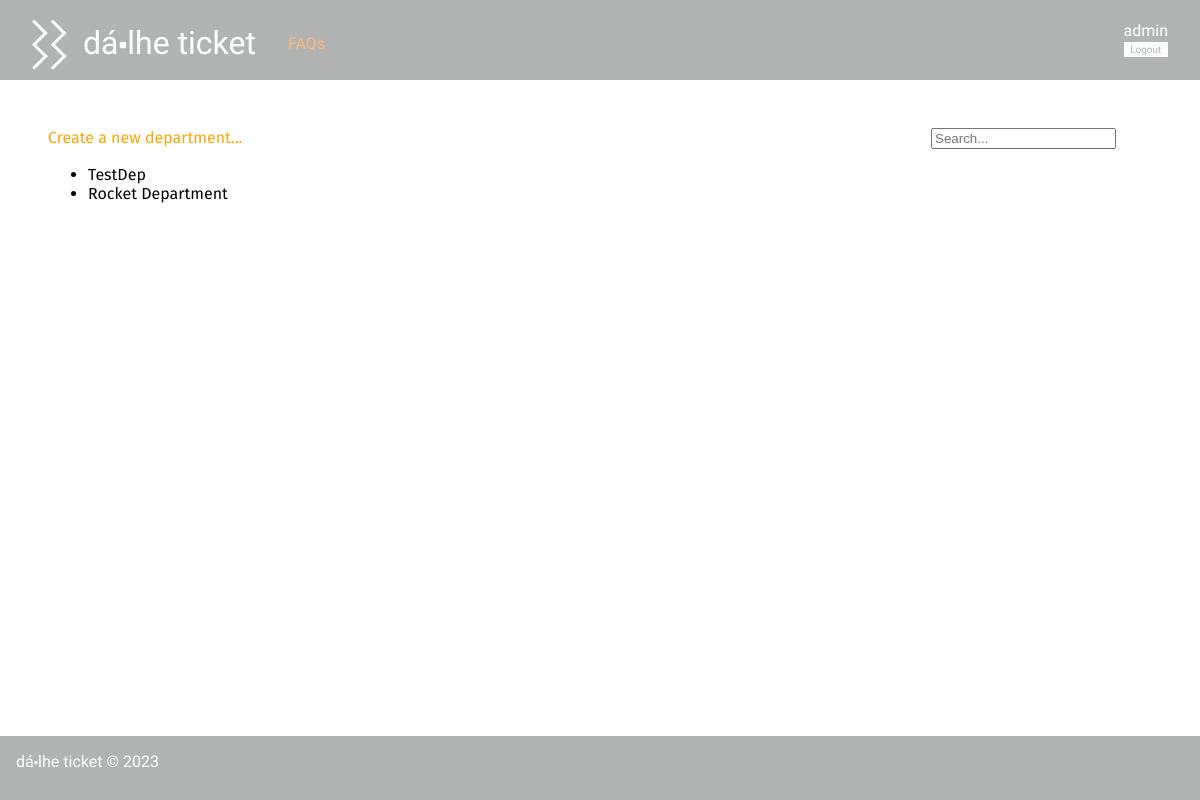
/pages/manage_departments.php (signed in), run on an earlier commit of the app's database.
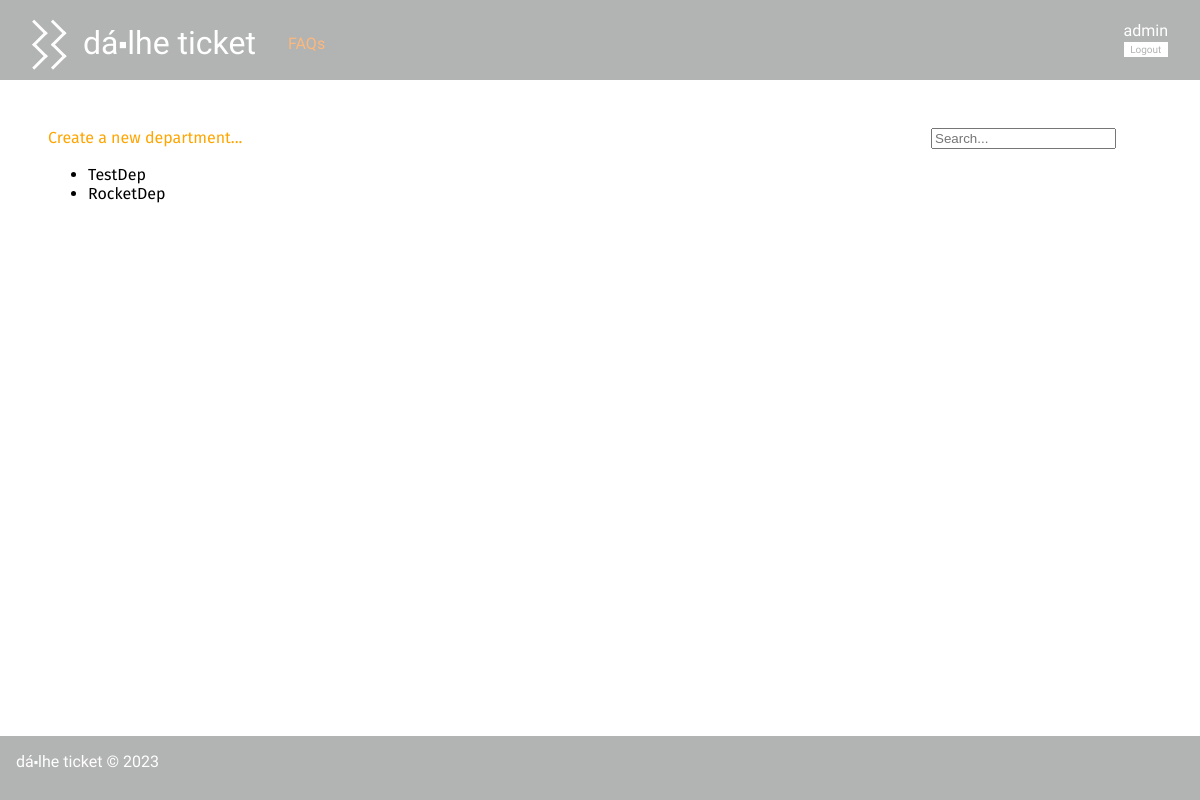
And on a later commit of the database.
### tables this page shows
CREATE TABLE Department(
   name varchar(20) primary key
);

### pages/manage_departments.php (called while the page is built, shortened)
<?php
    require_once(__DIR__ . '/../templates/common.tpl.php');
    require_once(__DIR__ . '/../templates/departmentList.tpl.php');
    drawDepartmentsList();
?>

### database/department.class.php (called while the page is built, shortened)
<?php
  class Department{
    public function __construct(string $name){
      $this->name = $name;
    }
    static public function getAllDepartments(PDO $db) : array {
      $stmt = $db->prepare('SELECT * from Department');
      $stmt->execute();
      $departments = array();
      while ($department = $stmt->fetch()) {
        $departments[] = new Department($department['name']);
      }
      return $departments;
    }
  }
?>

### templates/departmentList.tpl.php (the view, shortened to what this page needs)
<?php
    require_once(__DIR__ . '/../database/department.class.php');
    $db = getDatabaseConnection();
    function drawDepartmentsList() : void {
        global $db;
        $departments = Department::getAllDepartments($db); ?>
    <div class="department_options">
        <a class="create" href="../pages/create_department.php">Create a new department...</a>
        <input class="searchbar" type="text" placeholder="Search...">
    </div>
    <ul class="search_list">
<?php
        foreach ($departments as $department) { ?>
        <li class="search_item"><a href="../pages/departmentDetails.php?name=<?= $department->name ?>"><?= $department->name ?></a></li>
<?php
        }
?>
    </ul>
<?php
    }

What changed in the data, as far as the page shows it:
removed department: name "Rocket Department"
added department: name "RocketDep"
